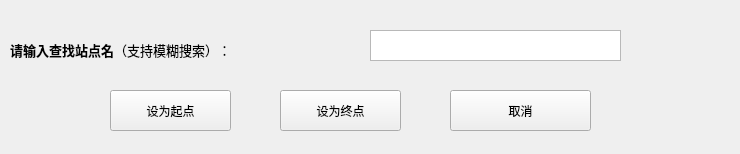
<?xml version="1.0" encoding="UTF-8"?>
<ui version="4.0">
 <class>search_widgetClass</class>
 <widget class="QWidget" name="search_widgetClass">
  <property name="geometry">
   <rect>
    <x>0</x>
    <y>0</y>
    <width>740</width>
    <height>154</height>
   </rect>
  </property>
  <property name="windowTitle">
   <string>查找站点</string>
  </property>
  <widget class="QTextEdit" name="text_search">
   <property name="geometry">
    <rect>
     <x>370</x>
     <y>30</y>
     <width>251</width>
     <height>31</height>
    </rect>
   </property>
  </widget>
  <widget class="QLabel" name="label">
   <property name="geometry">
    <rect>
     <x>10</x>
     <y>30</y>
     <width>351</width>
     <height>41</height>
    </rect>
   </property>
   <property name="text">
    <string>&lt;html&gt;&lt;head/&gt;&lt;body&gt;&lt;p&gt;&lt;span style=&quot; font-size:10pt; font-weight:600;&quot;&gt;请输入查找站点名&lt;/span&gt;&lt;span style=&quot; font-size:10pt;&quot;&gt;（支持模糊搜索）：&lt;/span&gt;&lt;/p&gt;&lt;/body&gt;&lt;/html&gt;</string>
   </property>
   <property name="scaledContents">
    <bool>false</bool>
   </property>
  </widget>
  <widget class="QPushButton" name="button_set_start">
   <property name="geometry">
    <rect>
     <x>110</x>
     <y>90</y>
     <width>121</width>
     <height>41</height>
    </rect>
   </property>
   <property name="text">
    <string>设为起点</string>
   </property>
  </widget>
  <widget class="QPushButton" name="button_exit">
   <property name="geometry">
    <rect>
     <x>450</x>
     <y>90</y>
     <width>141</width>
     <height>41</height>
    </rect>
   </property>
   <property name="text">
    <string>取消</string>
   </property>
  </widget>
  <widget class="QPushButton" name="button_set_end">
   <property name="geometry">
    <rect>
     <x>280</x>
     <y>90</y>
     <width>121</width>
     <height>41</height>
    </rect>
   </property>
   <property name="text">
    <string>设为终点</string>
   </property>
  </widget>
 </widget>
 <layoutdefault spacing="6" margin="11"/>
 <resources/>
 <connections>
  <connection>
   <sender>button_set_start</sender>
   <signal>clicked()</signal>
   <receiver>search_widgetClass</receiver>
   <slot>set_start()</slot>
   <hints>
    <hint type="sourcelabel">
     <x>200</x>
     <y>190</y>
    </hint>
    <hint type="destinationlabel">
     <x>330</x>
     <y>128</y>
    </hint>
   </hints>
  </connection>
  <connection>
   <sender>button_exit</sender>
   <signal>clicked()</signal>
   <receiver>search_widgetClass</receiver>
   <slot>close()</slot>
   <hints>
    <hint type="sourcelabel">
     <x>450</x>
     <y>190</y>
    </hint>
    <hint type="destinationlabel">
     <x>330</x>
     <y>128</y>
    </hint>
   </hints>
  </connection>
  <connection>
   <sender>button_set_end</sender>
   <signal>clicked()</signal>
   <receiver>search_widgetClass</receiver>
   <slot>set_end()</slot>
   <hints>
    <hint type="sourcelabel">
     <x>340</x>
     <y>200</y>
    </hint>
    <hint type="destinationlabel">
     <x>369</x>
     <y>128</y>
    </hint>
   </hints>
  </connection>
 </connections>
 <slots>
  <slot>search()</slot>
  <slot>exit()</slot>
  <slot>set_start()</slot>
  <slot>set_end()</slot>
 </slots>
</ui>
